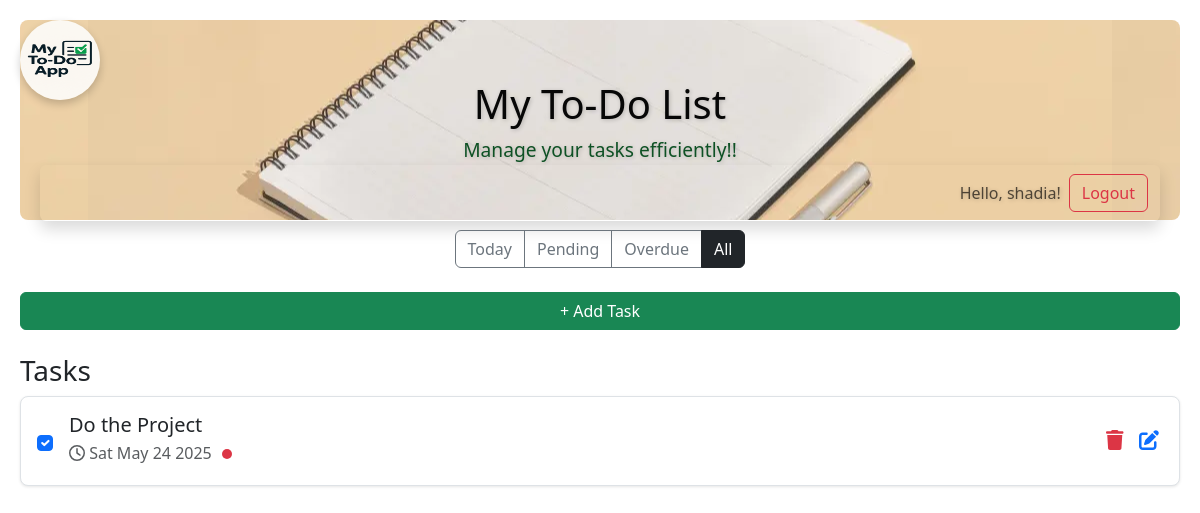
The page /tasks (signed in) on the database its author committed.
### ToDoApp_app/models.py (models this page shows, shortened)
class Task(models.Model):
    user = models.ForeignKey(User, on_delete=models.CASCADE,default=None, null=True, blank=True)
    title = models.CharField(max_length=255)
    due_date = models.DateField(null=True, blank=True)
    completed = models.BooleanField(default=False)

### ToDoApp_app/views.py (the view)
# urls.py: path('tasks', views.task_list, name='task_list'),
@login_required
def task_list(request, filter_type=None):
    tasks = Task.objects.filter(user=request.user)
    if filter_type == 'today':
        tasks = tasks.filter(due_date=date.today(), completed=False)
    elif filter_type == 'pending':
        tasks = tasks.filter(completed=False, due_date__isnull=False, due_date__gt=date.today())
    elif filter_type == 'overdue':
        tasks = tasks.filter(completed=False, due_date__lt=date.today())
    return render(request, 'task_list.html', {'tasks': tasks, 'current_filter': filter_type})

### ToDoApp_app/templates/task_list.html (shortened to what this page needs)
{% extends 'base.html' %}
{% load static %}
{% block content %}
<div class="text-center mb-4">
    <div class="btn-group">
      <a href="{% url 'filtered_tasks' 'today' %}" class="btn {% if current_filter == 'today' %}btn-success{% else %}btn-outline-secondary{% endif %}">Today</a>
      <a href="{% url 'filtered_tasks' 'pending' %}" class="btn {% if current_filter == 'pending' %}btn-success{% else %}btn-outline-secondary{% endif %}">Pending</a>
      <a href="{% url 'filtered_tasks' 'overdue' %}" class="btn {% if current_filter == 'overdue' %}btn-success{% else %}btn-outline-secondary{% endif %}">Overdue</a>
      <a href="{% url 'task_list' %}" class="btn {% if not current_filter %}btn-dark{% else %}btn-outline-dark{% endif %}">All</a>
    </div>
</div>
<div class="text-end mb-3">
    <button type="button" class="btn btn-success" data-bs-toggle="modal" data-bs-target="#addTaskModal">
        + Add Task
    </button>
</div>
<h3 class="mt-4">Tasks</h3>
{% for task in tasks %}
    <div class="task-card task d-flex align-items-center justify-content-between p-3 mb-2 border" data-task-id="{{ task.id }}">
        <div class="d-flex align-items-center">
            <input type="checkbox" class="form-check-input me-3 complete-checkbox" {% if task.completed %}checked{% endif %}>
            <div class="task-details">
                <h5 class="mb-1">{{ task.title }}</h5>
                <p class="mb-1 text-muted">
                    <i class="far fa-clock"></i>
                    {% if task.due_date %}
                        {{ task.due_date|date:"D M d Y" }}
                    {% else %}
                        No due date
                    {% endif %}
                    <span class="badge-dot {% if task.completed %}badge-red{% else %}badge-yellow{% endif %}"></span>
                </p>
            </div>
        </div>
        <div class="d-flex gap-2">
            <a href="{% url 'delete_task' task.id %}" class="icon-btn" title="Delete">
                <i class="fas fa-trash text-danger"></i>
            </a>
            <a href="{% url 'update_task' task.id %}" class="icon-btn" title="Edit">
                <i class="fas fa-edit text-primary"></i>
            </a>
        </div>
    </div>
{% empty %}
    <p class="text-center text-muted">No tasks found.</p>
{% endfor %}
{% endblock %}

### ToDoApp_app/templates/base.html (shortened to what this page needs)
{% load static %}
<!DOCTYPE html>
<html lang="en">
<head>
    <link rel="stylesheet" href="{% static 'css/style.css' %}">
    <link href="https://cdn.jsdelivr.net/npm/bootstrap@5.3.3/dist/css/bootstrap.min.css" rel="stylesheet">
    <link rel="stylesheet" href="https://cdnjs.cloudflare.com/ajax/libs/font-awesome/6.4.0/css/all.min.css"
/>
</head>
<body class="full-height-body {% block body_class %}{% endblock %}">
    <div class="header">
        <h1 class="text-center">My To-Do List</h1>
        <p class="text-center">Manage your tasks efficiently!!</p>
        <a href="{% url 'task_list' %}" class="logo-link">
            <img src="{% static 'images/logo.PNG' %}" alt="Logo" class="logo-image" />
        </a>
        <nav class="navbar navbar-expand-lg navbar-light mb-4 shadow rounded ">
            <div class="container-fluid d-flex justify-content-between">
                {% if user.is_authenticated %}
                    <div class="d-flex align-items-center ms-auto">
                        <span class="navbar-text me-2">Hello, {{ user.username }}!</span>
                        <form action="{% url 'logout' %}" method="post" style="display: inline;">
                            <button type="submit" class="btn btn-outline-danger">Logout</button>
                        </form>
                    </div>
                {% else %}
                    <div class="d-flex ms-auto">
                        <a href="{% url 'login' %}" class="btn btn-outline-primary me-2">Login</a>
                        <a href="{% url 'register' %}" class="btn btn-outline-success">Register</a>
                    </div>
                {% endif %}
            </div>
        </nav>
    </div>
    <div class="page-container">
        {% block content %}{% endblock %}
    </div>
</body>
</html>

### ToDoApp_app/static/css/style.css (style rules this page uses)
body { font-family: Arial, sans-serif; background-color: #f8f9fa; padding: 20px; }
.header { margin-top: auto; background-image: url('../images/image.png'); background-position: center; padding: 60px 20px; border-radius: 8px; text-shadow: 1px 1px 4px rgba(0, 0, 0, 0.2); margin-bottom: 10px; width: 100%; height: 200px; display: flex; flex-direction: column; }
.header h1 { font-size: 2.5rem; margin-bottom: 0.5rem; color: #070707; }
.header p { font-size: 1.2rem; color: #0e5124; margin-bottom: 0; }
.logo-link { position: absolute; top: 20px; left: 20px; display: flex; align-items: center; text-decoration: none; }
.logo-image { height: 80px; width: 80px; border-radius: 50%; box-shadow: 0 4px 8px rgba(0, 0, 0, 0.2); transition: transform 0.2s; }
.task-card { background-color: #fff; box-shadow: 0 1px 3px rgba(0, 0, 0, 0.1); transition: all 0.2s ease-in-out; border-radius: 8px; }
.badge-dot { height: 10px; width: 10px; border-radius: 50%; display: inline-block; margin-left: 6px; }
.badge-red { background-color: #dc3545; }
.icon-btn { text-decoration: none; font-size: 1.25rem; padding: 0.25rem; transition: transform 0.2s; }
.text-primary { color: #007bff !important; }
.text-center { text-align: center; }
.btn-success { width: 100%; }

### rows shown on the page
Task: completed "☑", title "Do the Project", due_date "Sat May 24 2025"

### other values the page prints
{{ user.username }} "shadia"
